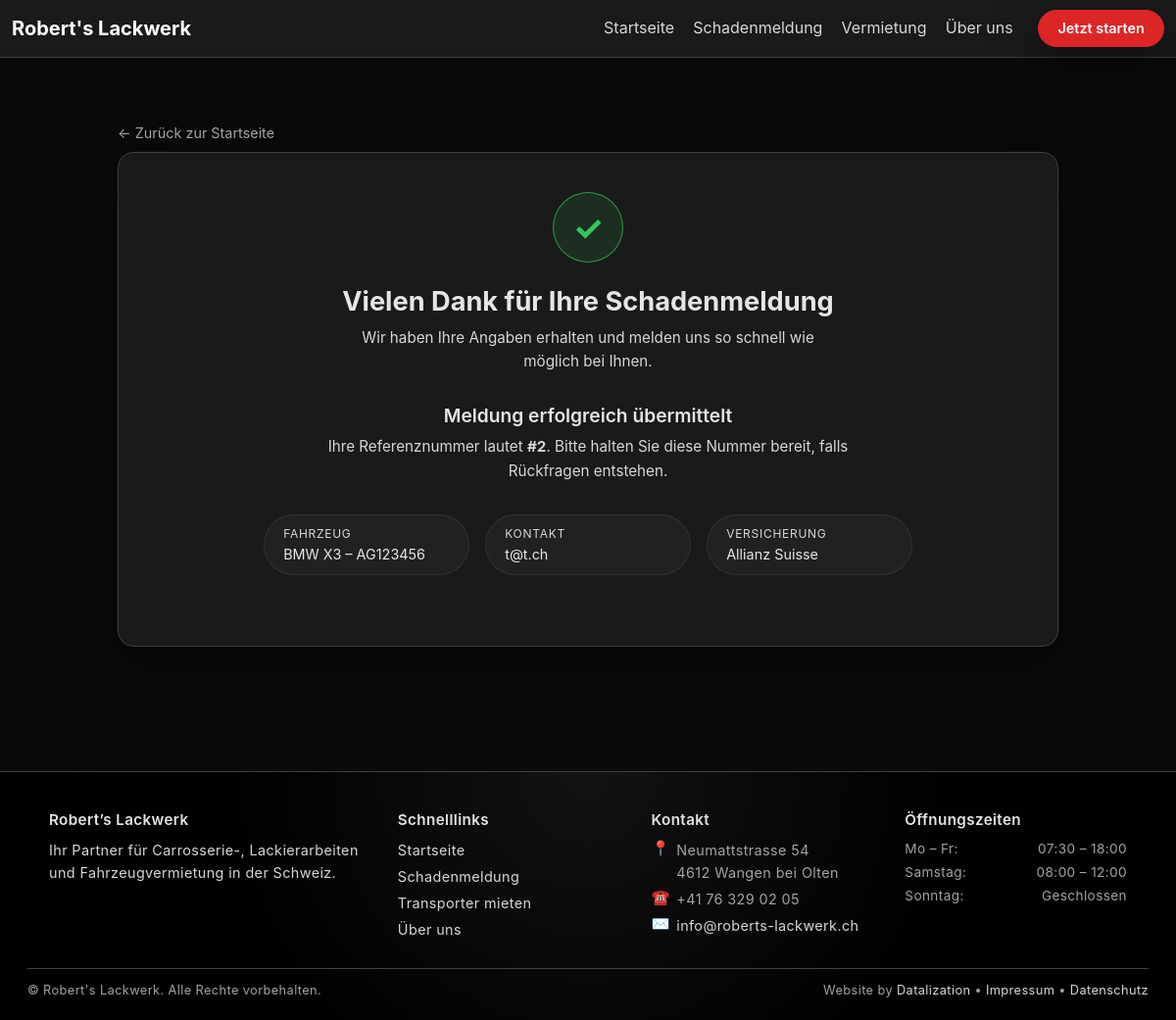
Page /schaden/erfolg/2/ on the committed database.
### main/models.py (models this page shows)
class DamageReport(models.Model):
    STATUS_CHOICES = [
        ("pending", "Ausstehend"),
        ("in_progress", "In Bearbeitung"),
        ("completed", "Abgeschlossen"),
    ]
    customer = models.ForeignKey(
        Customer,
        on_delete=models.SET_NULL,
        null=True,
        blank=True,
        related_name="damage_reports",
    )
    first_name = models.CharField("Vorname", max_length=80, blank=True, null=True)
    last_name  = models.CharField("Nachname", max_length=80, blank=True, null=True)
    company_name = models.CharField("Firmenname", max_length=120, blank=True, null=True)
    email = models.EmailField()
    phone = models.CharField(max_length=50, blank=True)
    car_brand = models.CharField("Automarke", max_length=80, blank=True)
    car_model = models.CharField("Automodell", max_length=80, blank=True)
    vin       = models.CharField("Stammnummer (VIN)", max_length=32, blank=True)
    first_registration = models.DateField("Erstzulassung", null=True, blank=True)
    mileage = models.PositiveIntegerField("Kilometerstand", null=True, blank=True)
    car_part = models.CharField(max_length=50, choices=CAR_PART_CHOICES, blank=True)  # ← war früher ohne blank
    damaged_parts = models.JSONField("Beschädigte Teile", default=list, blank=True)
    affected_parts = models.JSONField("Betroffene Teile", default=list, blank=True)
    damage_type = models.CharField("Schadensart", max_length=50, blank=True)
    accident_date = models.DateField("Unfalldatum", null=True, blank=True)
    accident_location = models.CharField("Unfallort", max_length=200, blank=True)
    message = models.TextField(blank=True)
    address = models.CharField("Adresse", max_length=200, blank=True)
    plate = models.CharField("Kontrollschild", max_length=16, blank=True)
    no_plate = models.BooleanField("Kontrollschild nicht bekannt", default=False)
    insurer = models.CharField("Versicherung", max_length=40, blank=True, choices=INSURER_CHOICES)
    other_insurer = models.CharField("Andere Versicherung", max_length=100, blank=True)
    policy_number = models.CharField("Policennummer", max_length=64, blank=True)
    accident_number = models.CharField("Schaden-/Unfallnummer", max_length=64, blank=True)
    insurer_contact = models.CharField("Versicherung Ansprechperson", max_length=120, blank=True)
    other_party_involved = models.BooleanField(default=False)
    police_involved = models.BooleanField(default=False)
    documents = models.JSONField(default=list, blank=True)
    status = models.CharField(max_length=20, choices=STATUS_CHOICES, default="pending")
    admin_notes = models.TextField(blank=True)
    created_at = models.DateTimeField(auto_now_add=True)

### main/views.py (the view)
# urls.py: path("schaden/erfolg/<int:pk>/", schaden_success, name="schaden_success"),
def schaden_success(request, pk):
    report = get_object_or_404(DamageReport, pk=pk)
    return render(request, "schaden_success.html", {"report": report})

### main/templates/schaden_success.html
{% extends "base.html" %}
{% block content %}
<section class="rl-wizard-page">
  <a href="{% url 'home' %}" class="rl-wizard-back">← Zurück zur Startseite</a>
  <section class="rl-wizard-card rl-success-card">
    <div class="rl-success-card__icon">✓</div>
    <h1 class="rl-success-main-title">Vielen Dank für Ihre Schadenmeldung</h1>
    <p class="rl-success-main-subtitle">
      Wir haben Ihre Angaben erhalten und melden uns so schnell wie möglich bei Ihnen.
    </p>
    <h2 class="rl-success-card__title">Meldung erfolgreich übermittelt</h2>
    <p class="rl-success-card__text">
      Ihre Referenznummer lautet <strong>#{{ report.pk }}</strong>.
      Bitte halten Sie diese Nummer bereit, falls Rückfragen entstehen.
    </p>
    <div class="rl-success-card__summary">
      {% if report.car_brand or report.car_model or report.plate %}
        <div class="rl-success-pill">
          <span class="rl-success-pill__label">Fahrzeug</span>
          <span class="rl-success-pill__value">
            {{ report.car_brand }} {{ report.car_model }}{% if report.plate %} – {{ report.plate }}{% endif %}
          </span>
        </div>
      {% endif %}
      {% if report.email %}
        <div class="rl-success-pill">
          <span class="rl-success-pill__label">Kontakt</span>
          <span class="rl-success-pill__value">{{ report.email }}</span>
        </div>
      {% endif %}
      {% if report.insurer %}
        <div class="rl-success-pill">
          <span class="rl-success-pill__label">Versicherung</span>
          <span class="rl-success-pill__value">
            {{ report.insurer }}{% if report.policy_number %} – Police {{ report.policy_number }}{% endif %}
          </span>
        </div>
      {% endif %}
    </div>
  </section>
</section>
{% endblock %}

### static/css/design/variables.css (style rules this page uses)
:root { --bg:#0a0a0a;--bg-elevated:#111111;--bg-card:#1a1a1a;--bg-card-soft:#131313;--primary:#dc2626;--primary-soft:#ef4444;--primary-dark:#b91c1c;--border:#404040;--border-strong:#525252;--text:#e5e5e5;--text-soft:#d7d7d7;--text-muted:#a3a3a3;--error:#ef4444;--success:#22c55e;--radius-xs:4px;--radius-sm:8px;--radius-md:12px;--radius-lg:16px;--shadow-soft:0 18px 45px rgba(0,0,0,.5);--shadow-strong:0 25px 60px rgba(0,0,0,.65);--container-width:1350px;--spacing-2:.25rem;--spacing-4:.5rem;--spacing-6:.75rem;--spacing-8:1rem;--spacing-12:1.5rem;--spacing-16:2rem;--spacing-24:3rem;--transition-fast:150ms ease-out;--transition-med:220ms ease-out;--nav-height:72px;--font-base:16px;--font-lg:18px;--font-xl:22px;--font-xxl:34px;--line-height-base:1.6; }
html { font-size:100%; }
body { margin:0;padding:0;background:var(--bg);color:var(--text);font-family:-apple-system,BlinkMacSystemFont,"SF Pro Text","Segoe UI",system-ui,sans-serif;font-size:var(--font-base);line-height:var(--line-height-base);-webkit-font-smoothing:antialiased; }
h1,h2,h3,h4,h5,h6 { margin:0 0 var(--spacing-8);font-weight:700;color:var(--text); }
p { margin:0 0 var(--spacing-8);color:var(--text-soft); }
a { text-decoration:none;color:var(--primary);transition:color var(--transition-fast); }
*,*::before,*::after { box-sizing:border-box; }

### static/css/design/layout.css (style rules this page uses)
.page-bg { min-height:100vh;background:#0a0a0a;color:var(--text); }

### static/css/design/components.css (style rules this page uses)
.rl-wizard-back { display:inline-flex;align-items:center;gap:.35rem;font-size:.9rem;color:var(--text-muted);margin-bottom:.5rem; }
.rl-wizard-card { background:var(--bg-card);border-radius:var(--radius-lg);border:1px solid var(--border);padding:1.75rem 1.75rem 1.5rem;box-shadow:var(--shadow-soft); }
.rl-success-card { display:flex;flex-direction:column;align-items:center;text-align:center;padding:2.5rem 2rem; }
.rl-success-card__icon { width:72px;height:72px;border-radius:999px;background:rgba(52,199,89,.12);border:1px solid rgba(52,199,89,.7);display:flex;align-items:center;justify-content:center;font-size:2.2rem;font-weight:700;color:#34c759;margin-bottom:1.5rem; }
.rl-success-main-title { font-size:1.7rem;font-weight:700;margin:0 0 .5rem 0; }
.rl-success-main-subtitle { font-size:.95rem;color:var(--text-soft);max-width:520px;margin:0 auto 2rem auto; }
.rl-success-card__title { font-size:1.2rem;font-weight:600;margin-bottom:.5rem; }
.rl-success-card__text { max-width:540px;font-size:.95rem;color:var(--text-soft);margin-bottom:2rem; }
.rl-success-card__summary { display:flex;flex-wrap:wrap;justify-content:center;gap:.75rem 1rem;margin-bottom:2rem;max-width:680px; }
.rl-success-pill { display:flex;flex-direction:column;align-items:flex-start;background:rgba(255,255,255,.03);border-radius:999px;border:1px solid rgba(255,255,255,.08);padding:.55rem 1.2rem;min-width:210px; }
.rl-success-pill__label { font-size:.75rem;color:var(--text-soft);text-transform:uppercase;letter-spacing:.06em; }
.rl-success-pill__value { font-size:.9rem; }
.rl-wizard,.rl-wizard-page { max-width:960px;margin:0 auto;padding:2rem 0; }

### static/css/figma.css (style rules this page uses)
:root { --fig-bg: #0a0a0a; --fig-surface: #141415; --fig-surface-strong: #1b1c1f; --fig-border: #2a2b2f; --fig-text: #f5f5f7; --fig-muted: #aeb0b7; --fig-accent: #dc2626; --fig-accent-soft: #2d0f12; --fig-radius: 14px; }

### rows in the picture
DamageReport: pk "2", car_brand "BMW", car_model "X3", plate "AG123456", email "t@t.ch", insurer "Allianz Suisse"
